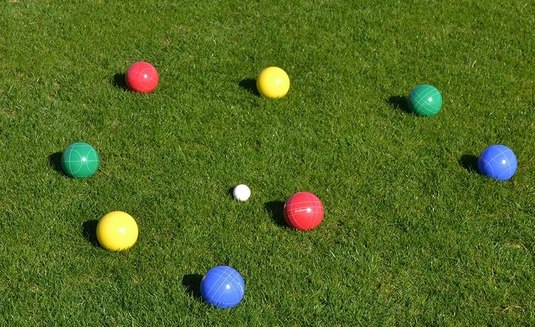
%> input picture img-1718.png, 535 x 327 px
$ octave yesandno.m   (GNU Octave 9; MATLAB toolbox functions it lacks are replaced by stand-ins)
%> lines starting %> are read from the running program, lines starting %| are printed output that depends on the picture
clc
clear all
close all
n =0;
rgbImage = imread('C:\Users\Mehrdad1\Desktop\term7\img-1718.png');
%> rgbImage is the input picture: size 327x535x3 uint8; mean R, G, B 82.3, 105.5, 35.2
r=rgbImage(:,:,1);
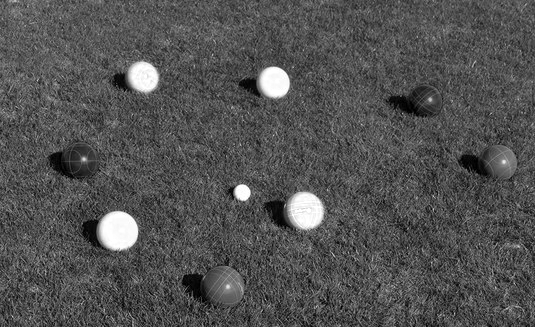
%> r: size 327x535 uint8; min 0, max 255, mean 82.3
g=rgbImage(:,:,2);
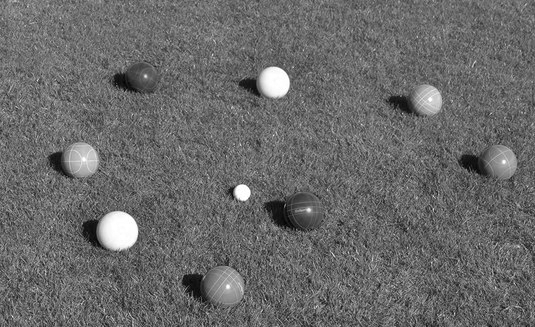
%> g: size 327x535 uint8; min 2, max 255, mean 105.5
b=rgbImage(:,:,3);
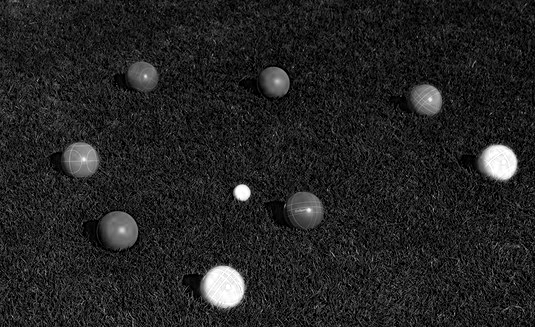
%> b: size 327x535 uint8; min 0, max 255, mean 35.2
for i=1:size(r,1)
    for j=1:size(r,2)
        % get pixel value
        pixel=r(i,j);

          %% check pixel value and assign new value
          if (pixel>200 && b(i,j)<100 && g(i,j)<80)
             n=n+1;
              if(n==50)
                m=i;
                z=j;
              end
              if(n==600)
                 s=i;
                 p=j;
              end
          end
    end
end
%> after the loop, m = 69; n = 700; p = 308; s = 222; z = 135
figure()
                   imshow(rgbImage); hold on;
                   plot(z,m, 'w+', 'markersize', 15);
                   hold on;
                   plot(p,s, 'w+', 'markersize', 15);
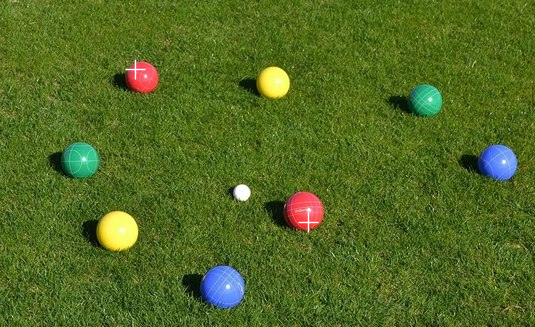
%> figure redrawn from the program's plot data
